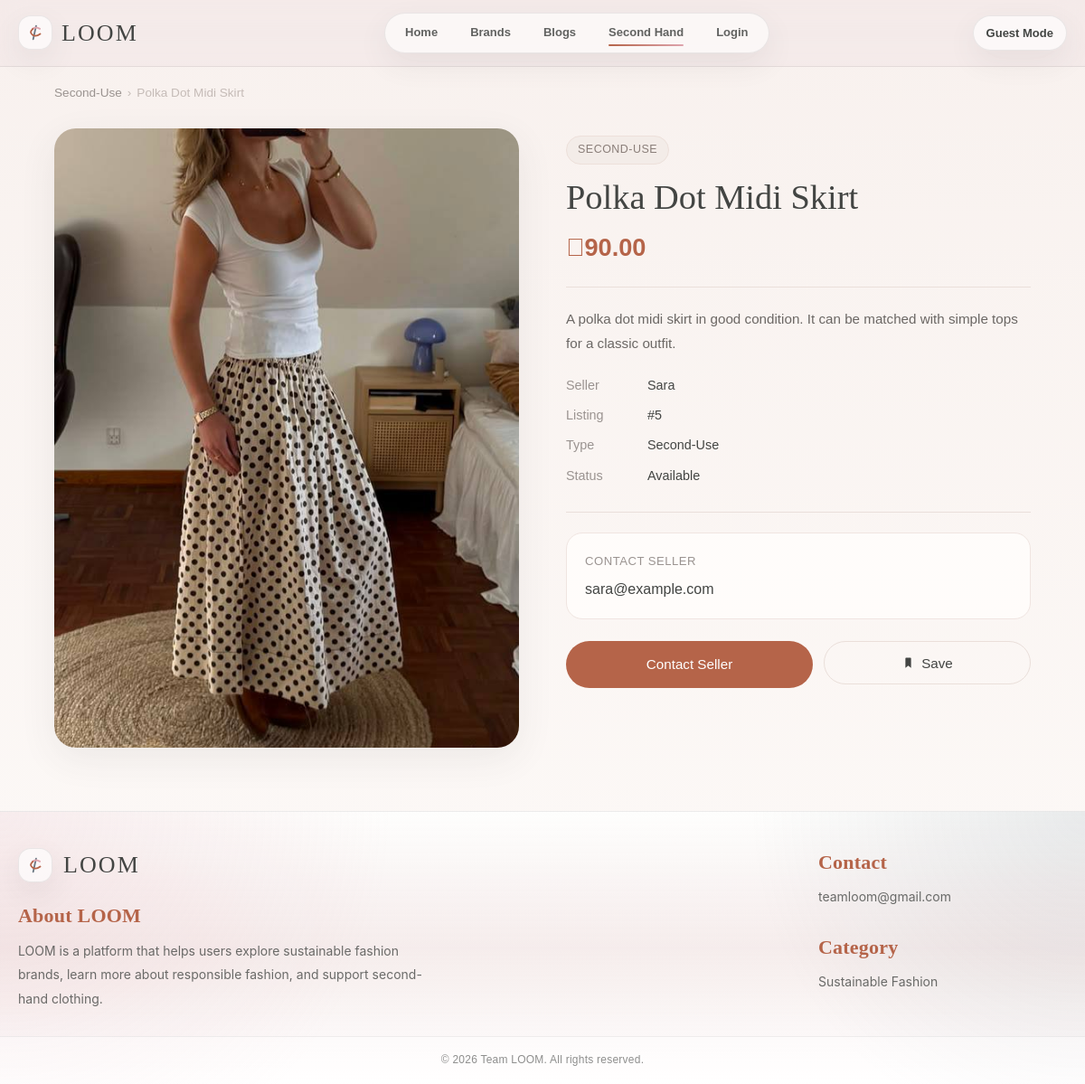
/Productdetail.php?id=5, run on the app's committed database.
### tables this page shows
CREATE TABLE `SecondUseItem` (
  `secondUseItem_id` INT(11) NOT NULL AUTO_INCREMENT,
  `user_id` INT(11) NOT NULL,
  `title` VARCHAR(150) NOT NULL,
  `photo` VARCHAR(255) NOT NULL,
  `description` TEXT NOT NULL,
  `price` DECIMAL(10,2) NOT NULL DEFAULT 0.00,
  `contact_method` VARCHAR(150) NOT NULL,
  PRIMARY KEY (`secondUseItem_id`),
  KEY `fk_seconduse_user` (`user_id`),
  CONSTRAINT `fk_seconduse_user`
    FOREIGN KEY (`user_id`) REFERENCES `User` (`user_id`)
    ON DELETE CASCADE
    ON UPDATE CASCADE,
  CONSTRAINT `chk_seconduse_price`
    CHECK (`price` >= 0)
);

CREATE TABLE `User` (
  `user_id` INT(11) NOT NULL AUTO_INCREMENT,
  `username` VARCHAR(30) NOT NULL,
  `email` VARCHAR(150) NOT NULL,
  `password` VARCHAR(255) NOT NULL,
  PRIMARY KEY (`user_id`),
  UNIQUE KEY `uq_user_email` (`email`)
);

### Productdetail.php (the view, shortened to what this page needs)
<?php
function db(): PDO {
    $errors = [];
    foreach (DB_NAMES as $dbName) {
        foreach ([DB_PASS, ''] as $pass) {
            try {
                $pdo = new PDO(
                    "mysql:host=" . DB_HOST . ";port=" . DB_PORT . ";dbname={$dbName};charset=utf8mb4",
                    DB_USER,
                    $pass,
                    [
                        PDO::ATTR_ERRMODE => PDO::ERRMODE_EXCEPTION,
                        PDO::ATTR_DEFAULT_FETCH_MODE => PDO::FETCH_ASSOC,
                    ]
                );
                return $pdo;
            } catch (Throwable $e) {
                $errors[] = $e->getMessage();
            }
        }
    }
    throw new RuntimeException('Database connection failed: ' . implode(' | ', $errors));
}
function e($value): string {
    return htmlspecialchars((string)$value, ENT_QUOTES, 'UTF-8');
}
function item_image(string $photo, string $title = ''): string {
    $photo = trim($photo);
    $candidates = [];
    if ($photo !== '') {
        $candidates[] = $photo;
    }
    $byTitle = [
        'Grey Wool Cardigan' => ['images/grey-cardigan.jpg'],
        'Striped Bow-Back Dress' => ['images/imagesstriped-bow-dress.jpg', 'images/striped-bow-dress.jpg'],
        'Draped Green Top' => ['images/Draped Green Top'],
        'Ivory Rose Top' => ['images/ivory-rose-top.jpg'],
        'Polka Dot Midi Skirt' => ['images/Polka Dot Midi Skirt'],
        'Wide-Leg Linen Trousers' => ['images/Wide-Leg Linen Trousers'],
    ];
    if (isset($byTitle[$title])) {
        foreach ($byTitle[$title] as $candidate) {
            $candidates[] = $candidate;
        }
    }
    $expanded = [];
    foreach ($candidates as $candidate) {
        $candidate = trim($candidate);
        $expanded[] = $candidate;
        $pathInfo = pathinfo($candidate);
        $dir = $pathInfo['dirname'] ?? 'images';
        $filename = $pathInfo['filename'] ?? $candidate;
        $basename = $pathInfo['basename'] ?? $candidate;
        foreach (['jpg', 'jpeg', 'png', 'webp', 'avif'] as $ext) {
            $expanded[] = $dir . '/' . $filename . '.' . $ext;
            $expanded[] = $dir . '/' . $basename . '.' . $ext;
        }
    }
    foreach (array_unique($expanded) as $candidate) {
        if ($candidate !== '' && file_exists(__DIR__ . '/' . $candidate)) {
            return $candidate;
        }
    }
    return $photo;
}
function current_user_id(): ?int {
    return null;
}
$userId = current_user_id();
$itemId = (int)($_GET['id'] ?? 1);
$stmt = db()->prepare(
    'SELECT s.secondUseItem_id AS id,
            s.user_id,
            s.title,
            s.photo AS image,
            s.description,
            s.price,
            s.contact_method AS contact,
            u.username,
            EXISTS(
                SELECT 1 FROM `bookmark` b
                WHERE b.user_id = :uid AND b.secondUseItem_id = s.secondUseItem_id
            ) AS is_bookmarked
     FROM `seconduseitem` s
     JOIN `user` u ON u.user_id = s.user_id
     WHERE s.secondUseItem_id = :id'
);
$stmt->execute(['uid' => $userId ?? 0, 'id' => $itemId]);
$item = $stmt->fetch();
$isLoggedIn = $userId !== null;
$username = $_SESSION['username'] ?? null;
?>
<!DOCTYPE html>
<html lang="en">
<head>
</head>
<body>
  <header class="header">
    <div class="container header-inner">
      <a class="brand" href="home.html" aria-label="LOOM Home">
        <div class="logo-mark">
        </div>
        <div class="wordmark">LOOM</div>
      </a>
      <nav>
        <a href="index.html">Home</a>
        <a href="brands.html">Brands</a>
        <a href="Blog.html">Blogs</a>
        <a href="SecondUse.php" class="active">Second Hand</a>
        <?php if (!$isLoggedIn): ?><a href="login.php" id="loginLink">Login</a><?php else: ?><a href="login.php" id="loginLink" style="display:none;">Login</a><?php endif; ?>
      </nav>
      <div class="header-actions">
        <button class="pill" id="authPill"><?= e($username ?? "Guest Mode") ?></button>
      </div>
    </div>
  </header>
  <div class="breadcrumb">
    <a href="SecondUse.php">Second-Use</a>
    <span>›</span>
    <span><?= e($item["title"]) ?></span>
  </div>
  <main class="page-container">
    <div class="product-layout">
      <div class="product-image-wrap">
        <img class="product-image" src="<?= e(item_image($item["image"], $item["title"])) ?>" alt="<?= e($item["title"]) ?>">
      </div>
      <div class="product-info">
        <div class="product-tag">Second-Use</div>
        <h1 class="product-title"><?= e($item["title"]) ?></h1>
        <div class="product-price">⃁<?= e(number_format((float)$item["price"], 2, ".", "")) ?></div>
        <hr class="divider">
        <p class="product-description"><?= nl2br(e($item["description"])) ?></p>
        <div class="details-list">
          <div class="detail-row">
            <span class="detail-label">Seller</span>
            <span class="detail-value"><?= e($item["username"]) ?></span>
          </div>
          <div class="detail-row">
            <span class="detail-label">Listing</span>
            <span class="detail-value">#<?= (int)$item["id"] ?></span>
          </div>
          <div class="detail-row">
            <span class="detail-label">Type</span>
            <span class="detail-value">Second-Use</span>
          </div>
          <div class="detail-row">
            <span class="detail-label">Status</span>
            <span class="detail-value">Available</span>
          </div>
        </div>
        <hr class="divider">
        <div class="contact-section">
          <div class="contact-label">Contact seller</div>
          <div class="contact-value"><?= e($item["contact"]) ?></div>
        </div>
        <div class="btn-row">
          <?php if (filter_var($item["contact"], FILTER_VALIDATE_EMAIL)): ?><a href="mailto:<?= e($item["contact"]) ?>" class="btn-main">Contact Seller</a><?php else: ?><a href="tel:<?= e(preg_replace("/\s+/", "", $item["contact"])) ?>" class="btn-main">Contact Seller</a><?php endif; ?>
          <form method="post" style="flex:1;">
            <button class="btn-outline <?= !empty($item["is_bookmarked"]) ? "saved" : "" ?>" id="saveBtn" type="submit" style="width:100%;">
              <svg class="bookmark-svg" viewBox="0 0 24 24" aria-hidden="true">
                <path d="M7 4.5C7 3.67 7.67 3 8.5 3h7C16.33 3 17 3.67 17 4.5V21l-5-3.8L7 21V4.5z"></path>
              </svg>
              <?= !empty($item["is_bookmarked"]) ? "Saved" : "Save" ?>
            </button>
          </form>
        </div>
      </div>
    </div>
  </main>
  <footer class="footer">
    <div class="container footer-layout">
      <div class="footer-left">
        <div class="footer-brand">
          <div class="logo-mark">
          </div>
          <div class="wordmark">LOOM</div>
        </div>
        <div class="footer-about">
          <h4>About LOOM</h4>
          <p>
            LOOM is a platform that helps users explore sustainable fashion brands,
            learn more about responsible fashion, and support second-hand clothing.
          </p>
        </div>
      </div>
      <div class="footer-right">
        <div class="footer-info">
          <h4>Contact</h4>
          <p>teamloom@gmail.com</p>
        </div>
        <div class="footer-info">
          <h4>Category</h4>
          <p>Sustainable Fashion</p>
        </div>
      </div>
    </div>
    <div class="footer-bottom">
      <p>© 2026 Team LOOM. All rights reserved.</p>
    </div>
  </footer>
</body>
</html>

### data on the page
seconduseitem: title "Polka Dot Midi Skirt", photo (picture), price "90.00", description "A polka dot midi skirt in good condition. It can be matched with simple tops for a classic outfit.", user.username "Sara", secondUseItem_id "5", contact_method "sara@example.com"

### other printed values
$username "Guest Mode"
